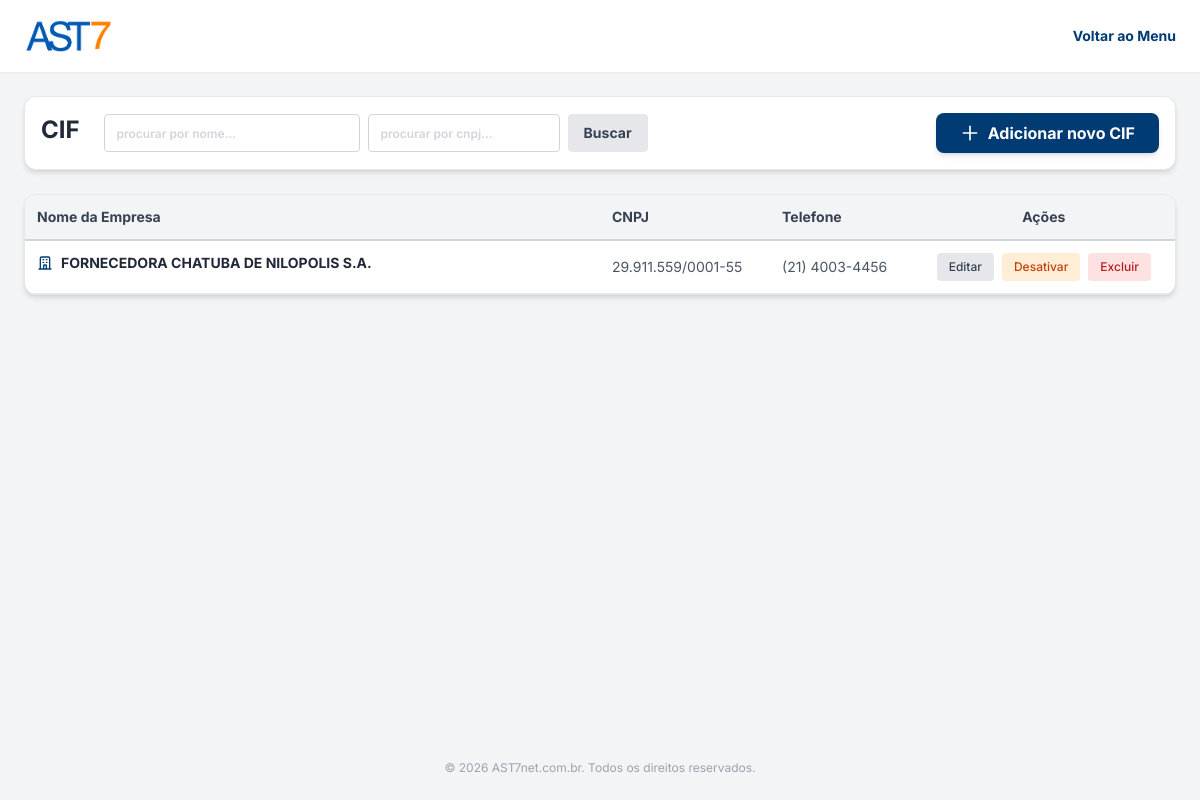
The page /cifs.php (signed in) on the database as committed earlier.
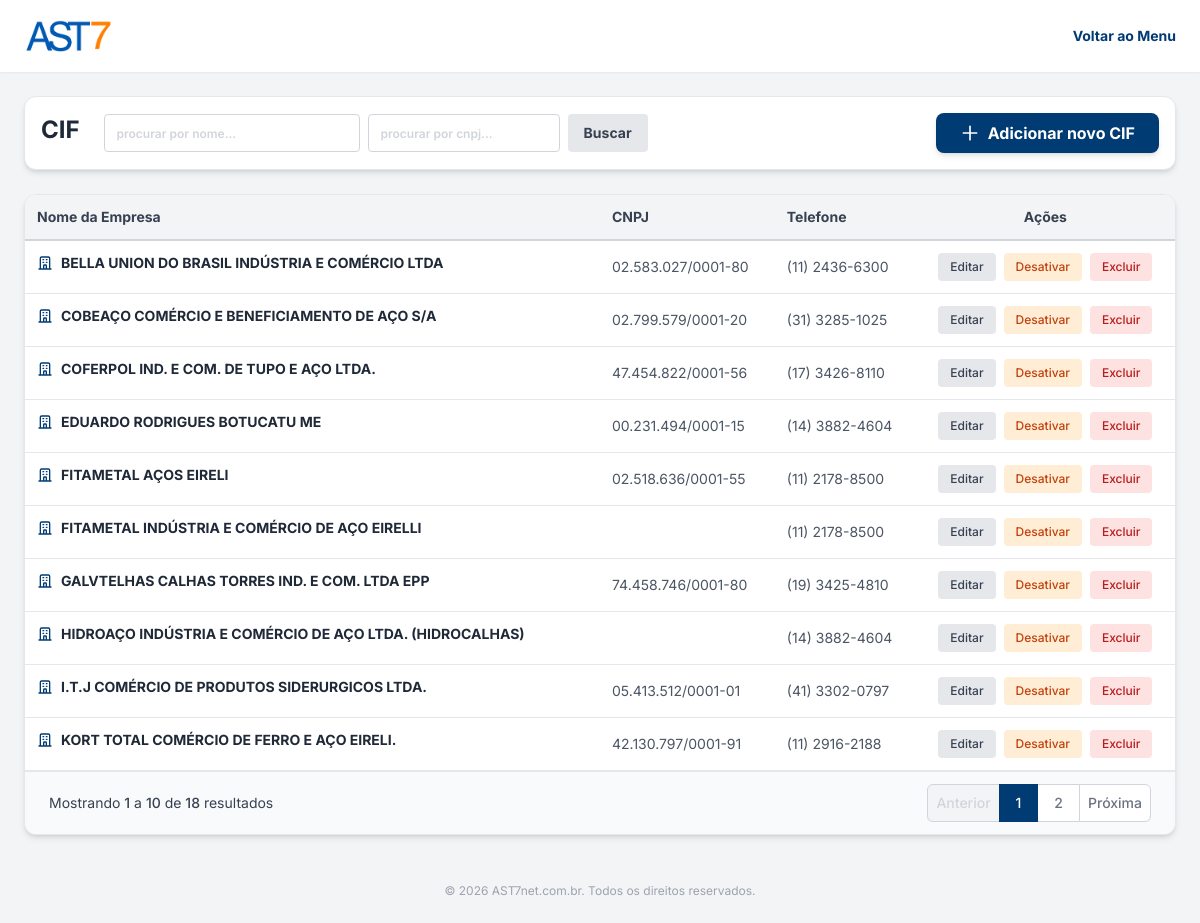
The same page on the database as committed later.
### tables this page shows
CREATE TABLE cifs (
                id INTEGER PRIMARY KEY AUTOINCREMENT,
                razao_social TEXT NOT NULL,
                cpf TEXT,
                cnpj TEXT UNIQUE,
                insc_estadual TEXT,
                endereco TEXT,
                numero TEXT,
                complemento TEXT,
                bairro TEXT,
                cidade TEXT,
                uf TEXT,
                cep TEXT,
                telefone TEXT,
                celular TEXT,
                whatsapp TEXT,
                contato_nome TEXT,
                contato_celular TEXT,
                contato_departamento TEXT,
                contato_ramal TEXT,
                email TEXT,
                email_danfe TEXT,
                observacao TEXT,
                ativo INTEGER DEFAULT 1,
                created_at DATETIME DEFAULT CURRENT_TIMESTAMP
            );

### cifs.php (the view, shortened to what the changed rows need)
<?php
function formatarCnpj($cnpj) {
    if (empty($cnpj)) return '';
    $cnpj = preg_replace('/[^0-9]/', '', $cnpj);
    if (strlen($cnpj) === 14) {
        return preg_replace('/(\d{2})(\d{3})(\d{3})(\d{4})(\d{2})/', '$1.$2.$3/$4-$5', $cnpj);
    }
    return $cnpj;
}
function formatarTelefone($telefone) {
    $tel = preg_replace('/[^0-9]/', '', $telefone);
    $len = strlen($tel);
    if ($len === 10) {
        return preg_replace('/(\d{2})(\d{4})(\d{4})/', '($1) $2-$3', $tel);
    } elseif ($len === 11) {
        return preg_replace('/(\d{2})(\d{5})(\d{4})/', '($1) $2-$3', $tel);
    }
    return $telefone;
}
$pdo = Database::getInstance();
$busca = isset($_GET['busca']) ? trim($_GET['busca']) : '';
$busca_cnpj = isset($_GET['busca_cnpj']) ? trim($_GET['busca_cnpj']) : '';
$pagina_atual = isset($_GET['page']) && is_numeric($_GET['page']) ? (int)$_GET['page'] : 1;
$limite = 10;
$offset = ($pagina_atual - 1) * $limite;
$sql_where = " WHERE 1=1";
$params = [];
$stmtCount = $pdo->prepare("SELECT COUNT(*) FROM cifs" . $sql_where);
$stmtCount->execute($params);
$total_registros = $stmtCount->fetchColumn();
$total_paginas = ceil($total_registros / $limite);
$sql = "SELECT * FROM cifs" . $sql_where . " ORDER BY razao_social ASC LIMIT $limite OFFSET $offset";
$stmt = $pdo->prepare($sql);
$stmt->execute($params);
$cifs = $stmt->fetchAll();
if (!function_exists('urlPagina')) {
    function urlPagina($num) {
        $q = [];
        $q['page'] = $num;
        return 'cifs.php?' . http_build_query($q);
    }
}
?>
<!DOCTYPE html>
<html lang="pt-BR">
<head>
    <script src="https://cdn.tailwindcss.com"></script>
</head>
<body class="bg-bg-main min-h-screen flex flex-col font-sans text-text-main text-base">
    <main class="flex-grow p-4 md:p-6 max-w-[1400px] mx-auto w-full">
        <div class="bg-white p-4 rounded-xl shadow-md border border-gray-200 mb-6 flex flex-col md:flex-row justify-between items-center gap-4">
            <div class="flex gap-2 w-full md:w-auto">
                <h1 class="text-2xl font-bold text-gray-800 hidden md:block mr-4">CIF</h1>
            </div>
        </div>
        <div class="bg-white rounded-xl shadow-md border border-gray-200 overflow-hidden">
            <div class="overflow-x-auto">
                <table class="w-full text-left border-collapse text-sm">
                    <thead>
                        <tr class="border-b-2 border-gray-300 text-gray-700 bg-gray-100">
                            <th class="py-3 px-3 font-bold w-1/2">Nome da Empresa</th>
                            <th class="py-3 px-3 font-bold">CNPJ</th>
                            <th class="py-3 px-3 font-bold">Telefone</th>
                            <th class="py-3 px-3 font-bold text-center">Ações</th>
                        </tr>
                    </thead>
                    <tbody>
                        <?php foreach($cifs as $c): ?>
                        <tr class="border-b border-gray-200 hover:bg-blue-50 transition-colors <?= $c['ativo'] == 0 ? 'opacity-60 bg-gray-100' : '' ?>">
                            <td class="py-3 px-3 font-bold text-gray-800 flex items-center gap-2">
                                <svg class="w-4 h-4 text-brand-blue" fill="none" stroke="currentColor" viewBox="0 0 24 24"><path stroke-linecap="round" stroke-linejoin="round" stroke-width="2" d="M19 21V5a2 2 0 00-2-2H7a2 2 0 00-2 2v16m14 0h2m-2 0h-5m-9 0H3m2 0h5M9 7h1m-1 4h1m4-4h1m-1 4h1m-5 10v-5a1 1 0 011-1h2a1 1 0 011 1v5m-4 0h4"></path></svg>
                                <?= htmlspecialchars($c['razao_social']) ?>
                            </td>
                            <td class="py-3 px-3 text-gray-600"><?= formatarCnpj($c['cnpj']) ?></td>
                            <td class="py-3 px-3 text-gray-600"><?= formatarTelefone($c['telefone']) ?></td>
                            <td class="py-3 px-3">
                                <div class="flex items-center justify-center gap-2">
                                    <a href="cifs.php?edit=<?= $c['id'] ?>" class="bg-gray-200 text-gray-700 hover:bg-gray-300 px-3 py-1.5 rounded transition-colors text-xs font-medium">Editar</a>
                                    <a href="cifs.php?toggle=<?= $c['id'] ?>" class="<?= $c['ativo'] ? 'bg-orange-100 text-orange-700 hover:bg-orange-200' : 'bg-green-100 text-green-700 hover:bg-green-200' ?> px-3 py-1.5 rounded transition-colors text-xs font-medium">
                                        <?= $c['ativo'] ? 'Desativar' : 'Ativar' ?>
                                    </a>
                                    <a href="cifs.php?delete=<?= $c['id'] ?>" onclick="return confirm('Tem certeza que deseja EXCLUIR este CIF?')" class="bg-red-100 text-red-700 hover:bg-red-200 px-3 py-1.5 rounded transition-colors text-xs font-medium">Excluir</a>
                                </div>
                            </td>
                        </tr>
                        <?php endforeach; ?>
                    </tbody>
                </table>
            </div>
            <?php if($total_paginas > 1): ?>
            <div class="bg-gray-50 px-4 py-3 border-t border-gray-200 flex flex-col md:flex-row items-center justify-between gap-4 sm:px-6">
                <div class="w-full md:w-auto text-center md:text-left">
                    <p class="text-sm text-gray-700">
                        Mostrando <span class="font-medium"><?= $offset + 1 ?></span> a <span class="font-medium"><?= min($offset + $limite, $total_registros) ?></span> de <span class="font-medium"><?= $total_registros ?></span> resultados
                    </p>
                </div>
                <div class="w-full md:w-auto overflow-x-auto">
                    <nav class="relative z-0 inline-flex rounded-md shadow-sm -space-x-px">
                        <a href="<?= $pagina_atual > 1 ? urlPagina($pagina_atual - 1) : '#' ?>" class="<?= $pagina_atual > 1 ? 'bg-white text-gray-500 hover:bg-gray-50' : 'bg-gray-100 text-gray-300 cursor-not-allowed' ?> relative inline-flex items-center px-2 py-2 rounded-l-md border border-gray-300 text-sm font-medium">Anterior</a>
                        <?php
                        $adjacents = 2;
                        $start = $pagina_atual - $adjacents;
                        $end = $pagina_atual + $adjacents;
                        if ($start < 1) { $end += abs($start) + 1; $start = 1; }
                        if ($end > $total_paginas) { $start -= ($end - $total_paginas); $end = $total_paginas; }
                        if ($start < 1) $start = 1;
                        ?>
                        <?php for($i = $start; $i <= $end; $i++): ?>
                            <a href="<?= urlPagina($i) ?>" class="<?= $i == $pagina_atual ? 'bg-brand-blue text-white border-brand-blue z-10' : 'bg-white text-gray-500 hover:bg-gray-50 border-gray-300' ?> relative inline-flex items-center px-4 py-2 border text-sm font-medium"><?= $i ?></a>
                        <?php endfor; ?>
                        <a href="<?= $pagina_atual < $total_paginas ? urlPagina($pagina_atual + 1) : '#' ?>" class="<?= $pagina_atual < $total_paginas ? 'bg-white text-gray-500 hover:bg-gray-50' : 'bg-gray-100 text-gray-300 cursor-not-allowed' ?> relative inline-flex items-center px-2 py-2 rounded-r-md border border-gray-300 text-sm font-medium">Próxima</a>
                    </nav>
                </div>
            </div>
            <?php endif; ?>
        </div>
    </main>
</body>
</html>

Rows that differ between the two databases and show on the page:
removed cifs: razao_social "FORNECEDORA CHATUBA DE NILOPOLIS S.A.", cnpj "29.911.559/0001-55", telefone "(21) 4003-4456", ativo "Desativar"
added cifs: razao_social "BELLA UNION DO BRASIL INDÚSTRIA E COMÉRCIO LTDA", cnpj "02.583.027/0001-80", telefone "(11) 2436-6300", ativo "Desativar"
added cifs: razao_social "COBEAÇO COMÉRCIO E BENEFICIAMENTO DE AÇO S/A", cnpj "02.799.579/0001-20", telefone "(31) 3285-1025", ativo "Desativar"
added cifs: razao_social "COFERPOL IND. E COM. DE TUPO E AÇO LTDA.", cnpj "47.454.822/0001-56", telefone "(17) 3426-8110", ativo "Desativar"
added cifs: razao_social "EDUARDO RODRIGUES BOTUCATU ME", cnpj "00.231.494/0001-15", telefone "(14) 3882-4604", ativo "Desativar"
added cifs: razao_social "FITAMETAL AÇOS EIRELI", cnpj "02.518.636/0001-55", telefone "(11) 2178-8500", ativo "Desativar"
added cifs: razao_social "FITAMETAL INDÚSTRIA E COMÉRCIO DE AÇO EIRELLI", telefone "(11) 2178-8500", ativo "Desativar"
added cifs: razao_social "GALVTELHAS CALHAS TORRES IND. E COM. LTDA EPP", cnpj "74.458.746/0001-80", telefone "(19) 3425-4810", ativo "Desativar"
added cifs: razao_social "HIDROAÇO INDÚSTRIA E COMÉRCIO DE AÇO LTDA. (HIDROCALHAS)", telefone "(14) 3882-4604", ativo "Desativar"
added cifs: razao_social "I.T.J COMÉRCIO DE PRODUTOS SIDERURGICOS LTDA.", cnpj "05.413.512/0001-01", telefone "(41) 3302-0797", ativo "Desativar"
added cifs: razao_social "KORT TOTAL COMÉRCIO DE FERRO E AÇO EIRELI.", cnpj "42.130.797/0001-91", telefone "(11) 2916-2188", ativo "Desativar"
Other text that changed with them:
$offset + 1: (not shown) → "1"
min($offset + $limite, $total_registros): (not shown) → "10"
$total_registros: (not shown) → "18"
text now shown: "Mostrando a de resultados Anterior Próxima"
new list line: "1"
new list line: "2"
